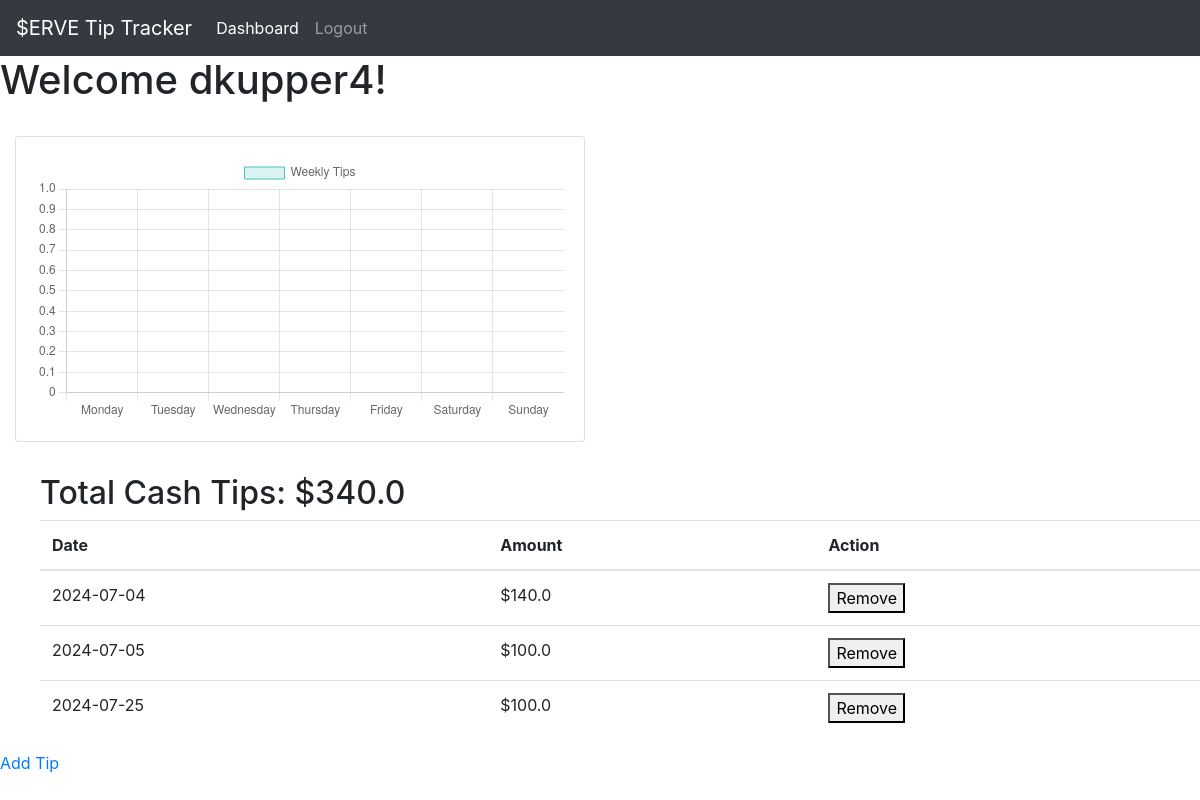
Page / (signed in) on the earlier database version.
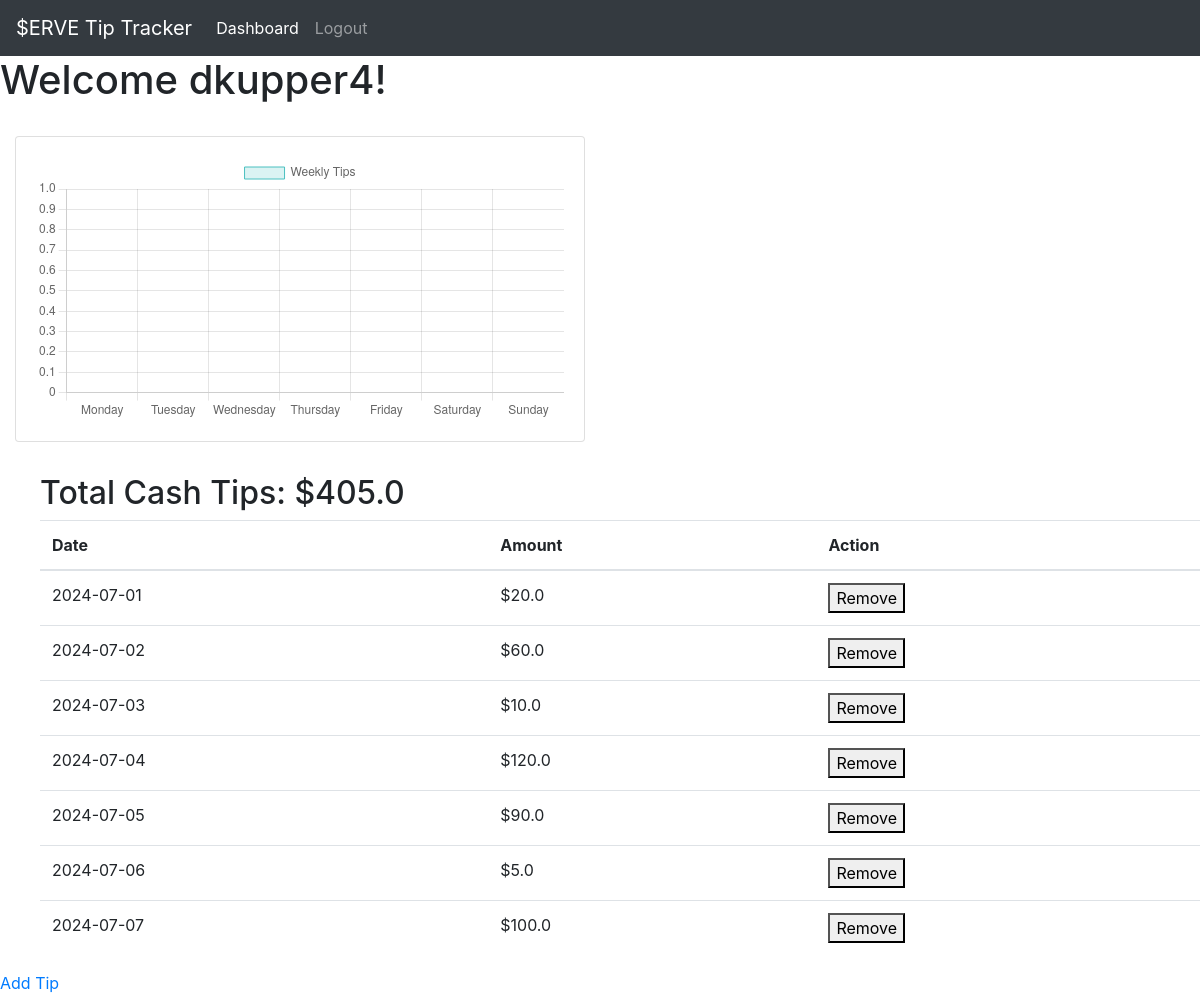
Same page on the later database version.
### app.py (models this page shows)
class User(db.Model, UserMixin):
    id = db.Column(db.Integer, primary_key=True)
    username = db.Column(db.String(100), unique = True, nullable = False)
    password = db.Column(db.String(100), nullable = False)

class Tip(db.Model):
    id = db.Column(db.Integer, primary_key=True)
    date = db.Column(db.Date, nullable = False)
    amount = db.Column(db.Float, nullable=False)
    user_id = db.Column(db.Integer, db.ForeignKey('user.id'), nullable=False)

### app.py (the view)
@app.route('/')
@login_required
def index():
    tips = Tip.query.filter_by(user_id=current_user.id).all()
    total_tips = sum(tip.amount for tip in tips)
    today = datetime.now().date()
    start_of_week = today - timedelta(days=today.weekday())
    tips_by_day = {i: 0 for i in range(7)}
    for tip in tips:
        if start_of_week <= tip.date <= start_of_week + timedelta(days=6):
            weekday = tip.date.weekday()
            tips_by_day[weekday] += tip.amount
    tips_by_day_lst = [tips_by_day[i] for i in range(7)]
    print("tips_by_day_lst:", tips_by_day_lst)  # Debug statement
    return render_template('index.html', tips=tips, total_tips = total_tips, tips_by_day_json=json.dumps(tips_by_day_lst))

### app.py (called while the page is built)
@login_manager.user_loader
def load_user(user_id):
    return User.query.get(int(user_id))

### templates/index.html (shortened to what this page needs)
{% extends "base.html" %}
{% block content %}
<h1>Welcome {{current_user.username}}!</h1>
<br>
<div class="col-xs-10 col-sm-6 col-md-6">
    <div class="card card-style mb-2">
        <div class="card-body">
            <div class="chart-container" style="position: relative;">
                <canvas id="Weekly_tips"></canvas>
            </div>
        </div>
    </div>
</div>
{% block javascript%}
<script>
      let tipsWeek = JSON.parse({{ tips_by_day_json | tojson }})
      const ctx = document.getElementById('Weekly_tips');
          new Chart(ctx, {
            type: 'bar',
            data: {
              labels: ['Monday', 'Tuesday', 'Wednesday', 'Thursday', 'Friday', 'Saturday','Sunday'],
              datasets: [{
                label: 'Weekly Tips',
                data: tipsWeek,
                borderWidth: 1,
                backgroundColor: 'rgba(75, 192, 192, 0.2)',
                borderColor: 'rgba(75, 192, 192, 1)',
              }]
            },
            options: {
              scales: {
                y: {
                  beginAtZero: true
                }
              }
            }
          });
</script>
{% endblock %}
<ul>
  <br>
  <h2>Total Cash Tips: ${{total_tips}}</h2>
  <table class="table">
    <thead>
      <tr>
        <th scope="col">Date</th>
        <th scope="col">Amount</th>
        <th scope="col">Action</th>
      </tr>
    </thead>
    <tbody>
      {% for tip in tips %}
      <tr>
        <td>{{ tip.date }}</td>
        <td>${{ tip.amount }}</td>
        <td>
        <form action="{{ url_for('remove_tip') }}" method="POST">
          <button type="submit">Remove</button>
        </form>
        </td>
      </tr>
      {% endfor %}
    </tbody>
  </table>
</ul>
<a href="{{ url_for('add_tip') }}">Add Tip</a>
{% endblock %}

### templates/base.html (shortened to what this page needs)
<!doctype html>
<html lang="en">
  <head>
    <link rel="stylesheet" href="https://cdn.jsdelivr.net/npm/bootstrap@4.3.1/dist/css/bootstrap.min.css">
  </head>
  <body>
    <nav class="navbar navbar-expand-lg navbar-dark bg-dark">
      <a class="navbar-brand" href="#">$ERVE Tip Tracker</a>
      <div class="collapse navbar-collapse" id="navbarNav">
        <ul class="navbar-nav">
          {% if current_user.is_authenticated %}
          <li class="nav-item active">
            <a class="nav-link" href="{{ url_for('index') }}">Dashboard <span class="sr-only">(current)</span></a>
          </li>
          <li class="nav-item">
            <a class="nav-link" href="{{url_for('logout')}}">Logout</a>
          </li>
          {% endif %}
        </ul>
      </div>
    </nav>
    {% block content %}{% endblock %}
  </body>
</html>

Differences in the rows shown:
added Tip: date "2024-07-01", amount "20.0"
changed Tip (number 2 of 7 on the later page): date "2024-07-04" → "2024-07-02"; amount "140.0" → "60.0"
changed Tip (number 3 of 7 on the later page): date "2024-07-05" → "2024-07-03"; amount "100.0" → "10.0"
changed Tip (number 4 of 7 on the later page): date "2024-07-25" → "2024-07-04"; amount "100.0" → "120.0"
added Tip: date "2024-07-05", amount "90.0"
added Tip: date "2024-07-06", amount "5.0"
added Tip: date "2024-07-07", amount "100.0"
Other differences:
{{ total_tips }}: "340.0" → "405.0"
